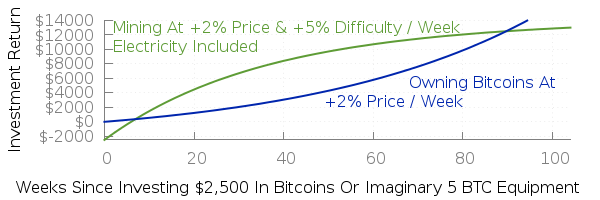

The gnuplot source for this figure:
load "gnuplot.preferences"

set terminal svg size 600,200 font "Sans,12"
set output "en-mining-equipment-alternative.svg"

#set key left top Left reverse samplen .01 spacing .7 nobox
set key left top reverse Left samplen .01 
unset key
set format y "$%'g"
set xlabel "Weeks Since Investing $2,500 In Either Bitcoins Or Imaginary 5 BTC Equipment" offset -4
set ylabel "Investment Return"

set label 1 "Mining At +2% Price & +5% Difficulty / Week\nElectricity Included" at 2,13000 tc ls 2 rotate by 0
set label 2 "                 Owning Bitcoins At\n+2% Price / Week" at 49,5500 tc ls 3 rotate by 0

set yrange [-2500:14000]

## 
plot [0:104] ((1-exp(-.03*x))/(1-exp(-.03))-5-(.1*x*(exp(-.02*x))))*500 ls 2, \
     500*5*exp(.02*x)-2500 ls 3 title "Holding Bitcoins @ 2% Price Increase/Week"

set xlabel "Weeks Since Investing $2,500 In Bitcoins Or Imaginary 5 BTC Equipment" offset -4

set terminal pngcairo size 600,200 font "Sans,12"
set output "en-mining-equipment-alternative.png"

replot


